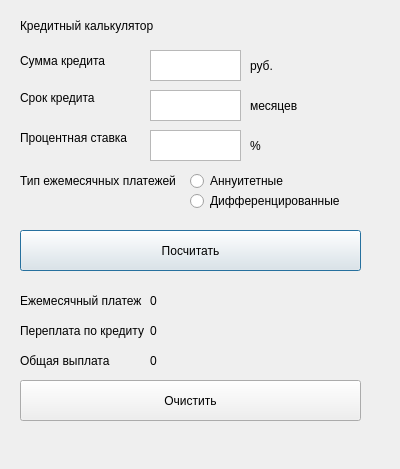
<?xml version="1.0" encoding="UTF-8"?>
<ui version="4.0">
 <class>Credit</class>
 <widget class="QDialog" name="Credit">
  <property name="geometry">
   <rect>
    <x>0</x>
    <y>0</y>
    <width>400</width>
    <height>469</height>
   </rect>
  </property>
  <property name="windowTitle">
   <string>Dialog</string>
  </property>
  <widget class="QLabel" name="label">
   <property name="geometry">
    <rect>
     <x>20</x>
     <y>50</y>
     <width>131</width>
     <height>21</height>
    </rect>
   </property>
   <property name="text">
    <string>Сумма кредита</string>
   </property>
  </widget>
  <widget class="QLabel" name="label_2">
   <property name="geometry">
    <rect>
     <x>20</x>
     <y>10</y>
     <width>341</width>
     <height>31</height>
    </rect>
   </property>
   <property name="text">
    <string>Кредитный калькулятор</string>
   </property>
  </widget>
  <widget class="QLabel" name="label_3">
   <property name="geometry">
    <rect>
     <x>20</x>
     <y>90</y>
     <width>131</width>
     <height>16</height>
    </rect>
   </property>
   <property name="text">
    <string>Срок кредита</string>
   </property>
  </widget>
  <widget class="QLabel" name="label_4">
   <property name="geometry">
    <rect>
     <x>20</x>
     <y>130</y>
     <width>131</width>
     <height>16</height>
    </rect>
   </property>
   <property name="text">
    <string>Процентная ставка</string>
   </property>
  </widget>
  <widget class="QLabel" name="label_5">
   <property name="geometry">
    <rect>
     <x>20</x>
     <y>170</y>
     <width>161</width>
     <height>21</height>
    </rect>
   </property>
   <property name="text">
    <string>Тип ежемесячных платежей</string>
   </property>
  </widget>
  <widget class="QPlainTextEdit" name="sum">
   <property name="geometry">
    <rect>
     <x>150</x>
     <y>50</y>
     <width>91</width>
     <height>31</height>
    </rect>
   </property>
  </widget>
  <widget class="QPlainTextEdit" name="term">
   <property name="geometry">
    <rect>
     <x>150</x>
     <y>90</y>
     <width>91</width>
     <height>31</height>
    </rect>
   </property>
  </widget>
  <widget class="QPlainTextEdit" name="percentage">
   <property name="geometry">
    <rect>
     <x>150</x>
     <y>130</y>
     <width>91</width>
     <height>31</height>
    </rect>
   </property>
  </widget>
  <widget class="QLabel" name="label_6">
   <property name="geometry">
    <rect>
     <x>250</x>
     <y>50</y>
     <width>49</width>
     <height>31</height>
    </rect>
   </property>
   <property name="text">
    <string>руб.</string>
   </property>
  </widget>
  <widget class="QLabel" name="label_7">
   <property name="geometry">
    <rect>
     <x>250</x>
     <y>130</y>
     <width>49</width>
     <height>31</height>
    </rect>
   </property>
   <property name="text">
    <string>%</string>
   </property>
  </widget>
  <widget class="QPushButton" name="pushButton">
   <property name="geometry">
    <rect>
     <x>20</x>
     <y>230</y>
     <width>341</width>
     <height>41</height>
    </rect>
   </property>
   <property name="text">
    <string>Посчитать</string>
   </property>
  </widget>
  <widget class="QRadioButton" name="annuities">
   <property name="geometry">
    <rect>
     <x>190</x>
     <y>170</y>
     <width>101</width>
     <height>22</height>
    </rect>
   </property>
   <property name="text">
    <string>Аннуитетные</string>
   </property>
  </widget>
  <widget class="QRadioButton" name="differentiated">
   <property name="geometry">
    <rect>
     <x>190</x>
     <y>190</y>
     <width>151</width>
     <height>22</height>
    </rect>
   </property>
   <property name="text">
    <string>Дифференцированные</string>
   </property>
  </widget>
  <widget class="QLabel" name="label_8">
   <property name="geometry">
    <rect>
     <x>250</x>
     <y>90</y>
     <width>49</width>
     <height>31</height>
    </rect>
   </property>
   <property name="text">
    <string>месяцев</string>
   </property>
  </widget>
  <widget class="QLabel" name="label_9">
   <property name="geometry">
    <rect>
     <x>20</x>
     <y>290</y>
     <width>131</width>
     <height>21</height>
    </rect>
   </property>
   <property name="text">
    <string>Ежемесячный платеж</string>
   </property>
  </widget>
  <widget class="QLabel" name="label_10">
   <property name="geometry">
    <rect>
     <x>20</x>
     <y>320</y>
     <width>131</width>
     <height>21</height>
    </rect>
   </property>
   <property name="text">
    <string>Переплата по кредиту</string>
   </property>
  </widget>
  <widget class="QLabel" name="label_11">
   <property name="geometry">
    <rect>
     <x>20</x>
     <y>350</y>
     <width>131</width>
     <height>21</height>
    </rect>
   </property>
   <property name="text">
    <string>Общая выплата</string>
   </property>
  </widget>
  <widget class="QLabel" name="monthly_payment">
   <property name="geometry">
    <rect>
     <x>150</x>
     <y>290</y>
     <width>131</width>
     <height>21</height>
    </rect>
   </property>
   <property name="text">
    <string>0</string>
   </property>
  </widget>
  <widget class="QLabel" name="overpayment">
   <property name="geometry">
    <rect>
     <x>150</x>
     <y>320</y>
     <width>131</width>
     <height>21</height>
    </rect>
   </property>
   <property name="text">
    <string>0</string>
   </property>
  </widget>
  <widget class="QLabel" name="total_payment">
   <property name="geometry">
    <rect>
     <x>150</x>
     <y>350</y>
     <width>131</width>
     <height>21</height>
    </rect>
   </property>
   <property name="text">
    <string>0</string>
   </property>
  </widget>
  <widget class="QPushButton" name="clean">
   <property name="geometry">
    <rect>
     <x>20</x>
     <y>380</y>
     <width>341</width>
     <height>41</height>
    </rect>
   </property>
   <property name="text">
    <string>Очистить</string>
   </property>
  </widget>
 </widget>
 <resources/>
 <connections/>
</ui>
